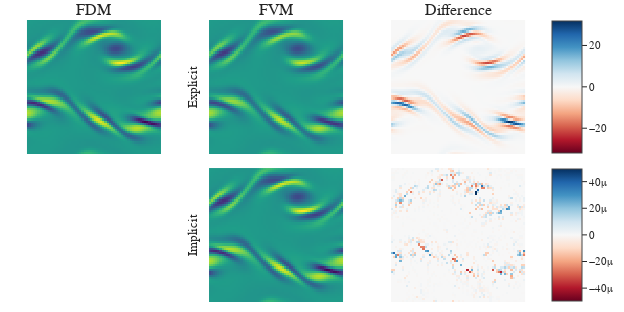

Notebook code for this chart:
### Code cell
import plotly.subplots as subplots
import plotly.graph_objects as go

# comparison

rows=2
cols=3
fig = subplots.make_subplots(rows,cols,vertical_spacing=0.05, subplot_titles=('FDM','FVM', 'Difference'))
#fig.add_trace(go.Heatmap(z=du_fvm['dwdx'][0,...,0], showscale=False),1,1)
fig.add_trace(go.Heatmap(z=du_fdm_from_git['dwdxx'][0,...,0], showscale=False, coloraxis='coloraxis1'),1,1)
fig.add_trace(go.Heatmap(z=order_2_grads_explicit[0,...,0], showscale=False, coloraxis='coloraxis1'),1,2)
fig.add_trace(go.Heatmap(z=(order_2_grads_explicit[0,...,0]-du_fdm_from_git['dwdxx'][0,...,0]), showscale=True, coloraxis='coloraxis2', zmid=0),1,3)

fig.add_trace(go.Heatmap(z=du_fvm_from_git['dwdxx'][0,...,0], showscale=False, coloraxis='coloraxis1'),2,2)
fig.add_trace(go.Heatmap(z=(du_fvm_from_git['dwdxx']-du_fdm_from_git['dwdxx'])[0,...,0], showscale=True, coloraxis='coloraxis3', zmid=0),2,3)
#fig.add_trace(go.Heatmap(z=first_soblev[0,...,0].real, showscale=False),1,3)
for i in range(1, rows*cols + 1):
    fig.update_xaxes(scaleanchor=f"y{i}", ticks='', scaleratio=1, linecolor='rgba(0,0,0,0)', showgrid=False, showticklabels=False, row=(i-1)//cols + 1, col=(i-1)%cols + 1)
    fig.update_yaxes(constrain='domain', ticks='', linecolor='rgba(0,0,0,0)', showgrid=False, showticklabels=False, row=(i-1)//cols + 1, col=(i-1)%cols + 1)
fig.update_layout(
    font=dict(family="Times New Roman", size=11), template = "simple_white",
    #xaxis=dict(showticklabels=True, showgrid=True, zeroline=False, linecolor='rgba(0,0,0,0)', title='Angle', scaleanchor='y', scaleratio=1.5, title_standoff=0),
    #yaxis=dict(showticklabels=True, showgrid=True, zeroline=False, linecolor='rgba(0,0,0,0)', title='Radius'),
    plot_bgcolor='rgba(0,0,0,0)',    # Background color inside the plot area
    width=px_width, showlegend=False, margin=dict(l=20, r=0, t=20, b=10), height = px_width/2, 
    coloraxis1=dict(colorscale='Viridis', showscale=False),
    coloraxis2=dict(colorscale='RdBu', showscale=True, colorbar=dict(len=0.54, y=0.763), cmid=0),
    coloraxis3=dict(colorscale='RdBu', showscale=True, colorbar=dict(len=0.54, y=0.238), cmid=0),
    yaxis2=dict(title='Explicit',title_standoff=0),
    yaxis5=dict(title='Implicit',title_standoff=0),
)
# for i in range(len(fig.layout.annotations)):
#    fig.layout.annotations[i].y = 0.93  # Adjust y coordinate closer to plot
fig.show()
fig.write_image(f"{figure_path}/MNO_KF40_dwdxx_FVM.pdf")

### Figure 1 — Plotly figure (JSON) as saved in the notebook; plotly's stock layout.template omitted (floating-point values rounded to 4 significant figures; data arrays with more than 128 entries replaced by an {"elided": "..."} marker saying what was removed)
{"data": [{"coloraxis": "coloraxis", "showscale": false, "type": "heatmap", "xaxis": "x", "yaxis": "y", "z": {"elided": "64x64 float values"}}, {"coloraxis": "coloraxis", "showscale": false, "type": "heatmap", "xaxis": "x2", "yaxis": "y2", "z": {"elided": "64x64 float values"}}, {"coloraxis": "coloraxis2", "showscale": true, "type": "heatmap", "xaxis": "x3", "yaxis": "y3", "z": {"elided": "64x64 float values"}, "zmid": 0}, {"coloraxis": "coloraxis", "showscale": false, "type": "heatmap", "xaxis": "x5", "yaxis": "y5", "z": {"elided": "64x64 float values"}}, {"coloraxis": "coloraxis3", "showscale": true, "type": "heatmap", "xaxis": "x6", "yaxis": "y6", "z": {"elided": "64x64 float values"}, "zmid": 0}], "layout": {"annotations": [{"font": {"size": 16}, "showarrow": false, "text": "FDM", "x": 0.1444, "xanchor": "center", "xref": "paper", "y": 1, "yanchor": "bottom", "yref": "paper"}, {"font": {"size": 16}, "showarrow": false, "text": "FVM", "x": 0.5, "xanchor": "center", "xref": "paper", "y": 1, "yanchor": "bottom", "yref": "paper"}, {"font": {"size": 16}, "showarrow": false, "text": "Difference", "x": 0.8556, "xanchor": "center", "xref": "paper", "y": 1, "yanchor": "bottom", "yref": "paper"}], "coloraxis": {"colorscale": [[0, "#440154"], [0.1111, "#482878"], [0.2222, "#3e4989"], [0.3333, "#31688e"], [0.4444, "#26828e"], [0.5556, "#1f9e89"], [0.6667, "#35b779"], [0.7778, "#6ece58"], [0.8889, "#b5de2b"], [1, "#fde725"]], "showscale": false}, "coloraxis2": {"cmid": 0, "colorbar": {"len": 0.54, "y": 0.763}, "colorscale": [[0, "rgb(103,0,31)"], [0.1, "rgb(178,24,43)"], [0.2, "rgb(214,96,77)"], [0.3, "rgb(244,165,130)"], [0.4, "rgb(253,219,199)"], [0.5, "rgb(247,247,247)"], [0.6, "rgb(209,229,240)"], [0.7, "rgb(146,197,222)"], [0.8, "rgb(67,147,195)"], [0.9, "rgb(33,102,172)"], [1, "rgb(5,48,97)"]], "showscale": true}, "coloraxis3": {"cmid": 0, "colorbar": {"len": 0.54, "y": 0.238}, "colorscale": [[0, "rgb(103,0,31)"], [0.1, "rgb(178,24,43)"], [0.2, "rgb(214,96,77)"], [0.3, "rgb(244,165,130)"], [0.4, "rgb(253,219,199)"], [0.5, "rgb(247,247,247)"], [0.6, "rgb(209,229,240)"], [0.7, "rgb(146,197,222)"], [0.8, "rgb(67,147,195)"], [0.9, "rgb(33,102,172)"], [1, "rgb(5,48,97)"]], "showscale": true}, "font": {"family": "Times New Roman", "size": 11}, "height": 312, "margin": {"b": 10, "l": 20, "r": 0, "t": 20}, "plot_bgcolor": "rgba(0,0,0,0)", "showlegend": false, "width": 624, "xaxis": {"anchor": "y", "domain": [0, 0.2889], "linecolor": "rgba(0,0,0,0)", "scaleanchor": "y", "scaleratio": 1, "showgrid": false, "showticklabels": false, "ticks": ""}, "xaxis2": {"anchor": "y2", "domain": [0.3556, 0.6444], "linecolor": "rgba(0,0,0,0)", "scaleanchor": "y2", "scaleratio": 1, "showgrid": false, "showticklabels": false, "ticks": ""}, "xaxis3": {"anchor": "y3", "domain": [0.7111, 1], "linecolor": "rgba(0,0,0,0)", "scaleanchor": "y3", "scaleratio": 1, "showgrid": false, "showticklabels": false, "ticks": ""}, "xaxis4": {"anchor": "y4", "domain": [0, 0.2889], "linecolor": "rgba(0,0,0,0)", "scaleanchor": "y4", "scaleratio": 1, "showgrid": false, "showticklabels": false, "ticks": ""}, "xaxis5": {"anchor": "y5", "domain": [0.3556, 0.6444], "linecolor": "rgba(0,0,0,0)", "scaleanchor": "y5", "scaleratio": 1, "showgrid": false, "showticklabels": false, "ticks": ""}, "xaxis6": {"anchor": "y6", "domain": [0.7111, 1], "linecolor": "rgba(0,0,0,0)", "scaleanchor": "y6", "scaleratio": 1, "showgrid": false, "showticklabels": false, "ticks": ""}, "yaxis": {"anchor": "x", "constrain": "domain", "domain": [0.525, 1], "linecolor": "rgba(0,0,0,0)", "showgrid": false, "showticklabels": false, "ticks": ""}, "yaxis2": {"anchor": "x2", "constrain": "domain", "domain": [0.525, 1], "linecolor": "rgba(0,0,0,0)", "showgrid": false, "showticklabels": false, "ticks": "", "title": {"standoff": 0, "text": "Explicit"}}, "yaxis3": {"anchor": "x3", "constrain": "domain", "domain": [0.525, 1], "linecolor": "rgba(0,0,0,0)", "showgrid": false, "showticklabels": false, "ticks": ""}, "yaxis4": {"anchor": "x4", "constrain": "domain", "domain": [0, 0.475], "linecolor": "rgba(0,0,0,0)", "showgrid": false, "showticklabels": false, "ticks": ""}, "yaxis5": {"anchor": "x5", "constrain": "domain", "domain": [0, 0.475], "linecolor": "rgba(0,0,0,0)", "showgrid": false, "showticklabels": false, "ticks": "", "title": {"standoff": 0, "text": "Implicit"}}, "yaxis6": {"anchor": "x6", "constrain": "domain", "domain": [0, 0.475], "linecolor": "rgba(0,0,0,0)", "showgrid": false, "showticklabels": false, "ticks": ""}}}
